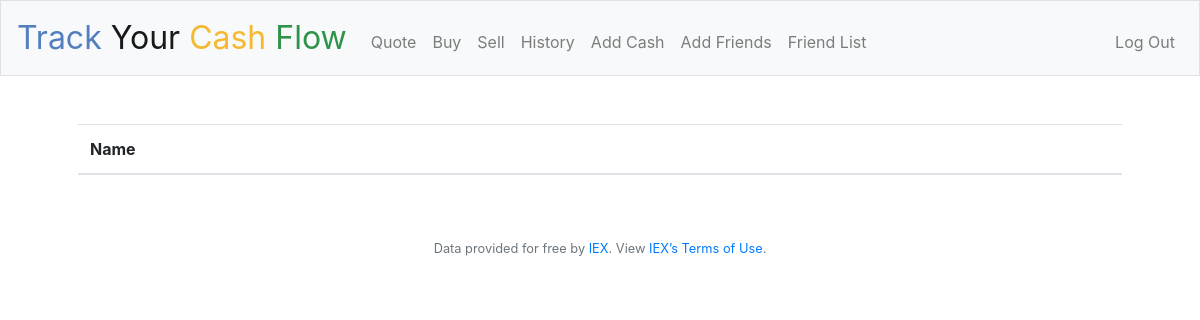
/friend_list (signed in), run on an earlier commit of the app's database.
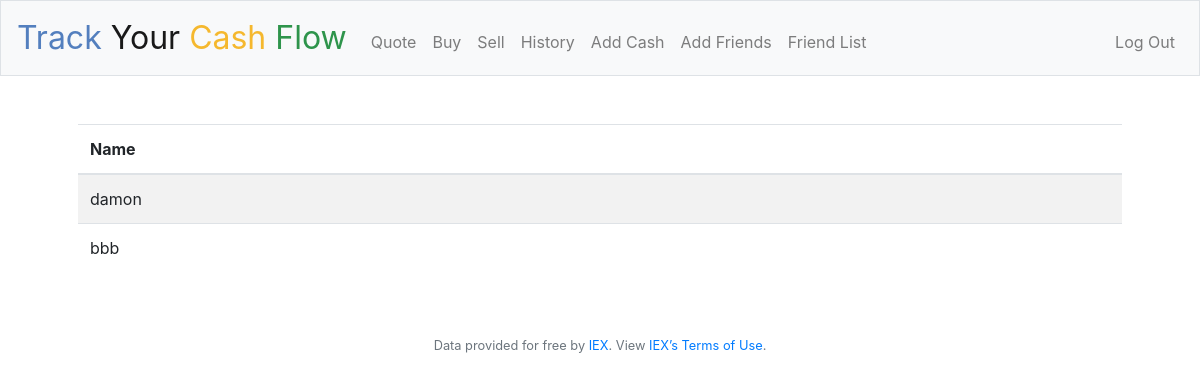
And on a later commit of the database.
### tables this page shows
CREATE TABLE friends (
id integer Primary Key,
user_id integer,
username text
);

### application.py (the view)
@app.route("/friend_list")
@login_required
def friend_list():
    friends = db.execute("""
        SELECT username
        FROM friends
        WHERE user_id =:user_id
    """, user_id=session["user_id"])
    return render_template("friend_list.html", friends=friends)

### application.py (called while the page is built)
@app.after_request
def after_request(response):
    response.headers["Cache-Control"] = "no-cache, no-store, must-revalidate"
    response.headers["Expires"] = 0
    response.headers["Pragma"] = "no-cache"
    return response

### helpers.py (called while the page is built)
def login_required(f):
    @wraps(f)
    def decorated_function(*args, **kwargs):
        if session.get("user_id") is None:
            return redirect("/login")
        return f(*args, **kwargs)
    return decorated_function
    """Look up quote for symbol."""
    try:
        api_key = os.environ.get("API_KEY")
        url = f"https://cloud-sse.iexapis.com/stable/stock/{urllib.parse.quote_plus(symbol)}/quote?token={api_key}"
        response = requests.get(url)
        response.raise_for_status()
    except requests.RequestException:
        return None
    try:
        quote = response.json()
        return {
            "name": quote["companyName"],
            "price": float(quote["latestPrice"]),
            "symbol": quote["symbol"]
        }
    except (KeyError, TypeError, ValueError):
        return None

### templates/friend_list.html (shortened to what this page needs)
{% extends "layout.html" %}
{% block main %}
    <table class="table table-striped">
        <thead>
            <tr>
                <th>Name</th>
             </tr>
        </thead>
        <tbody>
            {% for friend in friends %}
            <tr>
                <td>{{friend["username"]}}</td>
            </tr>
            {% endfor %}
        </tbody>
    </table>
{% endblock %}

### templates/layout.html (shortened to what this page needs)
<!DOCTYPE html>
<html lang="en">
    <head>
        <link rel="stylesheet" href="https://cdn.jsdelivr.net/npm/bootstrap@4.5.3/dist/css/bootstrap.min.css">
        <link href="/static/styles.css" rel="stylesheet">
    </head>
    <body>
        <nav class="navbar navbar-expand-md navbar-light bg-light border">
            <a class="navbar-brand" href="/"><span class="blue">Track </span><span class="Red">Your </span><span class="yellow">Cash </span><span class="green">Flow</span> </a>
            <div class="collapse navbar-collapse" id="navbar">
                {% if session.user_id %}
                    <ul class="navbar-nav mr-auto mt-2">
                        <li class="nav-item"><a class="nav-link" href="/quote">Quote</a></li>
                        <li class="nav-item"><a class="nav-link" href="/buy">Buy</a></li>
                        <li class="nav-item"><a class="nav-link" href="/sell">Sell</a></li>
                        <li class="nav-item"><a class="nav-link" href="/history">History</a></li>
                        <li class="nav-item"><a class="nav-link" href="/add_cash">Add Cash</a></li>
                        <li class="nav-item"><a class="nav-link" href="/add_friends">Add Friends</a></li>
                        <li class="nav-item"><a class="nav-link" href="/friend_list">Friend List</a></li>
                    </ul>
                    <ul class="navbar-nav ml-auto mt-2">
                        <li class="nav-item"><a class="nav-link" href="/logout">Log Out</a></li>
                    </ul>
                {% else %}
                    <ul class="navbar-nav ml-auto mt-2">
                        <li class="nav-item"><a class="nav-link" href="/register">Register</a></li>
                        <li class="nav-item"><a class="nav-link" href="/login">Log In</a></li>
                    </ul>
                {% endif %}
            </div>
        </nav>
        <main class="container p-5">
            {% block main %}{% endblock %}
        </main>
        <footer class="small text-center text-muted">
            Data provided for free by <a href="https://iextrading.com/developer">IEX</a>. View <a href="https://iextrading.com/api-exhibit-a/">IEX’s Terms of Use</a>.
        </footer>
    </body>
</html>

### static/styles.css (style rules this page uses)
nav .navbar-brand { font-size: xx-large; }
nav .navbar-brand .blue { color: #537fbe; }
nav .navbar-brand .yellow { color: #f5b82e; }
nav .navbar-brand .green { color: #2e944b; }
main { overflow-x: auto; text-align: center; }
main table { text-align: left; }

What changed in the data, as far as the page shows it:
added friends: username "damon"
added friends: username "bbb"
